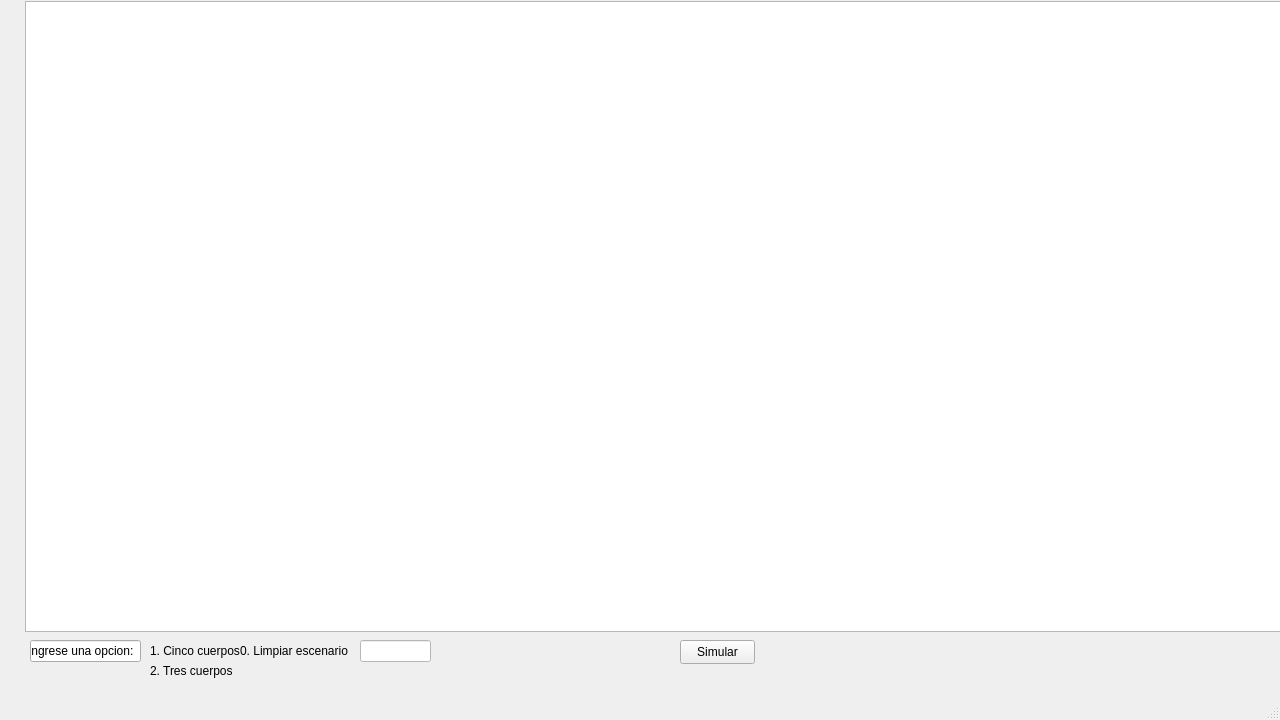
<?xml version="1.0" encoding="UTF-8"?>
<ui version="4.0">
 <class>MainWindow</class>
 <widget class="QMainWindow" name="MainWindow">
  <property name="geometry">
   <rect>
    <x>0</x>
    <y>0</y>
    <width>1280</width>
    <height>720</height>
   </rect>
  </property>
  <property name="windowTitle">
   <string>MainWindow</string>
  </property>
  <widget class="QWidget" name="centralwidget">
   <widget class="QGraphicsView" name="graphicsView">
    <property name="geometry">
     <rect>
      <x>25</x>
      <y>1</y>
      <width>1270</width>
      <height>631</height>
     </rect>
    </property>
   </widget>
   <widget class="QPushButton" name="bntSimular">
    <property name="geometry">
     <rect>
      <x>680</x>
      <y>640</y>
      <width>75</width>
      <height>24</height>
     </rect>
    </property>
    <property name="text">
     <string>Simular</string>
    </property>
   </widget>
   <widget class="QLineEdit" name="putOpcion">
    <property name="geometry">
     <rect>
      <x>360</x>
      <y>640</y>
      <width>71</width>
      <height>22</height>
     </rect>
    </property>
    <property name="styleSheet">
     <string notr="true">color: rgb(255, 255, 255);
border-color: rgb(83, 86, 255);
color: rgb(21, 115, 255);
background-color: rgb(255, 255, 255);</string>
    </property>
    <property name="text">
     <string/>
    </property>
   </widget>
   <widget class="QLineEdit" name="le_ang">
    <property name="geometry">
     <rect>
      <x>30</x>
      <y>640</y>
      <width>111</width>
      <height>22</height>
     </rect>
    </property>
    <property name="text">
     <string>Ingrese una opcion: </string>
    </property>
   </widget>
   <widget class="QLabel" name="label">
    <property name="geometry">
     <rect>
      <x>240</x>
      <y>640</y>
      <width>111</width>
      <height>21</height>
     </rect>
    </property>
    <property name="text">
     <string>0. Limpiar escenario</string>
    </property>
   </widget>
   <widget class="QLabel" name="label_2">
    <property name="geometry">
     <rect>
      <x>150</x>
      <y>640</y>
      <width>111</width>
      <height>21</height>
     </rect>
    </property>
    <property name="text">
     <string>1. Cinco cuerpos</string>
    </property>
   </widget>
   <widget class="QLabel" name="label_3">
    <property name="geometry">
     <rect>
      <x>150</x>
      <y>660</y>
      <width>111</width>
      <height>21</height>
     </rect>
    </property>
    <property name="text">
     <string>2. Tres cuerpos</string>
    </property>
   </widget>
  </widget>
  <widget class="QStatusBar" name="statusbar"/>
  <widget class="QMenuBar" name="menubar">
   <property name="geometry">
    <rect>
     <x>0</x>
     <y>0</y>
     <width>1280</width>
     <height>20</height>
    </rect>
   </property>
  </widget>
 </widget>
 <resources/>
 <connections/>
</ui>
